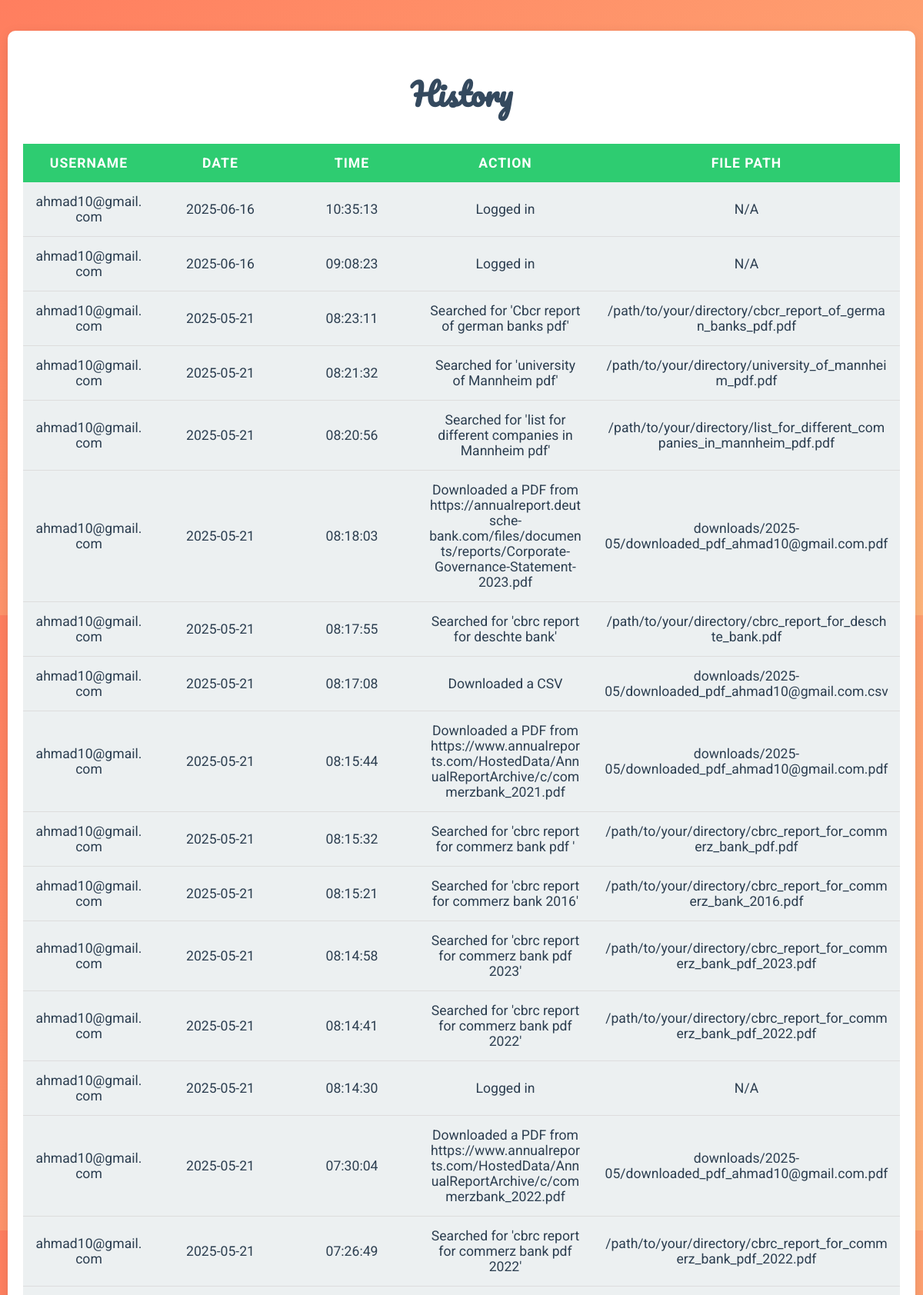
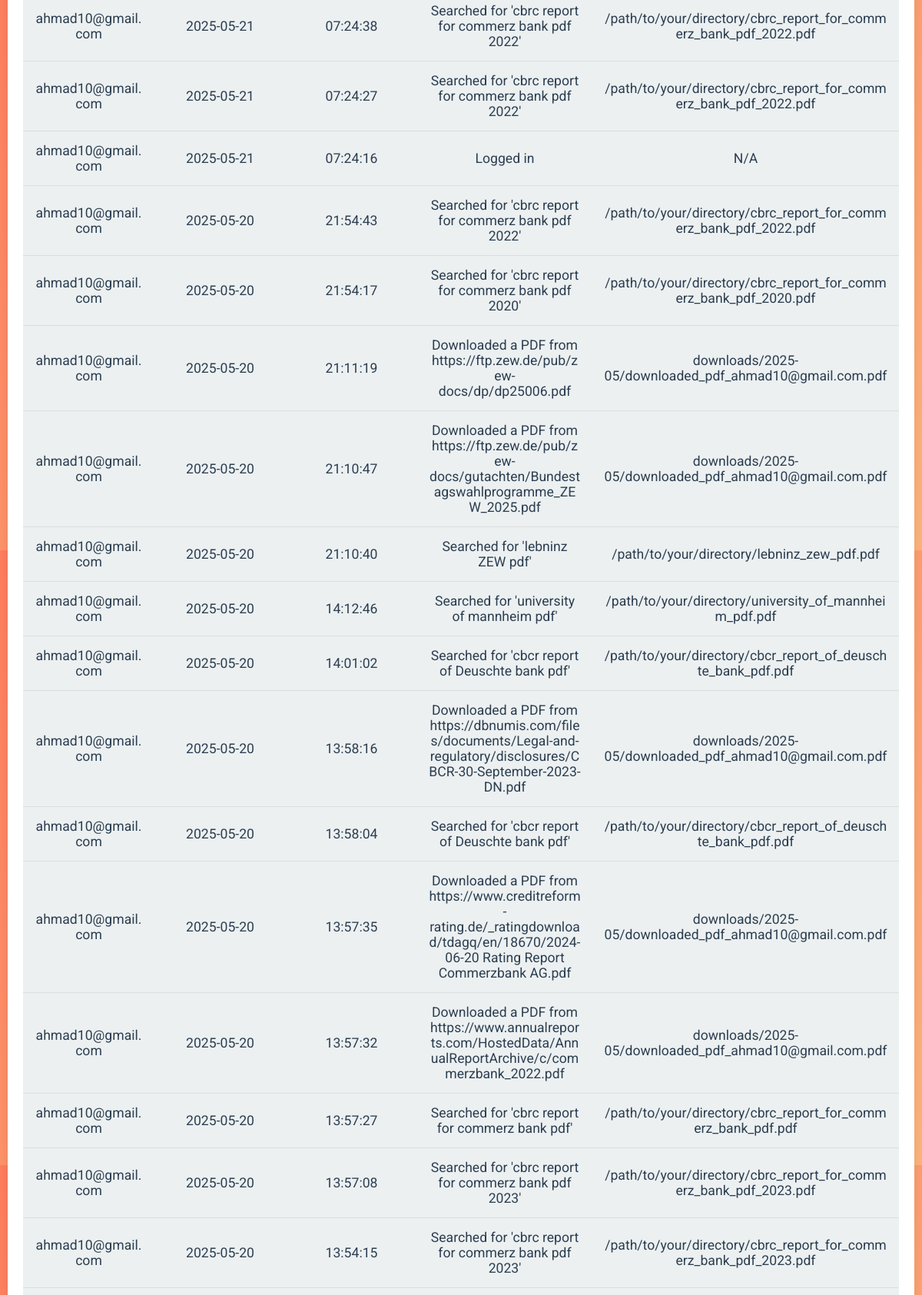
The page /history (signed in, upper part) on the database its author committed (2 pictures, top to bottom).
### models.py (models this page shows, shortened)
class History(db.Model):
    id = db.Column(db.Integer, primary_key=True)
    username = db.Column(db.String(80), nullable=False)
    date = db.Column(db.DateTime, default=datetime.utcnow)
    action = db.Column(db.String(255), nullable=False)
    file_path = db.Column(db.String(500), nullable=True)  # New column to store file path

### main.py (the view)
@app.route('/history', endpoint='history')
@login_required
def history_view():
    history_records = History.query.order_by(History.date.desc()).all()
    return render_template('history.html', history_records=history_records)

### main.py (called while the page is built)
@login_manager.user_loader
def load_user(user_id):
    return User.query.get(int(user_id))  # type: ignore

### templates/history.html (shortened to what this page needs)
<!DOCTYPE html>
<html lang="en">
<head>
</head>
<body>
  <div class="container">
    <h1>History</h1>
    <div class="table-container">
      <table>
        <colgroup>
          <col>
          <col>
          <col>
          <col>
          <col>
        </colgroup>
        <thead>
          <tr>
            <th>Username</th>
            <th>Date</th>
            <th>Time</th>
            <th>Action</th>
            <th>File Path</th>
          </tr>
        </thead>
        <tbody>
          {% for record in history_records %}
            <tr>
              <td>{{ record.username }}</td>
              <td>{{ record.date.strftime('%Y-%m-%d') }}</td>
              <td>{{ record.date.strftime('%H:%M:%S') }}</td>
              <td>{{ record.action }}</td>
              <td>
                {% if record.file_path %}
                  {{ record.file_path }}
                {% else %}
                  N/A
                {% endif %}
              </td>
            </tr>
          {% else %}
            <tr>
              <td colspan="5">No history records found.</td>
            </tr>
          {% endfor %}
        </tbody>
      </table>
    </div>
  </div>
</body>
</html>

### templates/history.html (style rules this page uses)
body { font-family: 'Roboto', sans-serif; margin: 0; padding: 0; background: linear-gradient(135deg, #ff7e5f, #feb47b); color: #333; }
.container { max-width: 1200px; width: 95%; margin: 40px auto; padding: 20px; background: #fff; border-radius: 10px; box-shadow: 0 4px 15px rgba(0, 0, 0, 0.1); }
h1 { text-align: center; font-family: 'Pacifico', cursive; font-size: 2.5rem; color: #34495e; margin-bottom: 30px; }
.table-container { overflow-x: auto; margin-top: 20px; }
table { width: 100%; border-collapse: collapse; margin-bottom: 20px; table-layout: fixed; }
colgroup col:nth-child(1) { width: 15%; }
colgroup col:nth-child(2) { width: 15%; }
colgroup col:nth-child(3) { width: 15%; }
colgroup col:nth-child(4) { width: 20%; }
colgroup col:nth-child(5) { width: 35%; }
table th, table td { padding: 15px; text-align: center; font-size: 1.1rem; word-wrap: break-word; overflow-wrap: break-word; }
table th { background-color: #2ecc71; color: #fff; text-transform: uppercase; letter-spacing: 1px; }
table td { background-color: #ecf0f1; color: #2c3e50; border-bottom: 1px solid #ddd; }

### rows shown on the page
History: username "ahmad10@gmail.com", date "2025-06-16", date "10:35:13", action "Logged in", shows "N/A"
History: username "ahmad10@gmail.com", date "2025-06-16", date "09:08:23", action "Logged in", shows "N/A"
History: username "ahmad10@gmail.com", date "2025-05-21", date "08:23:11", action "Searched for 'Cbcr report of german banks pdf'", file_path "/path/to/your/directory/cbcr_report_of_german_banks_pdf.pdf"
History: username "ahmad10@gmail.com", date "2025-05-21", date "08:21:32", action "Searched for 'university of Mannheim pdf'", file_path "/path/to/your/directory/university_of_mannheim_pdf.pdf"
History: username "ahmad10@gmail.com", date "2025-05-21", date "08:20:56", action "Searched for 'list for different companies in Mannheim pdf'", file_path "/path/to/your/directory/list_for_different_companies_in_mannheim_pdf.pdf"
History: username "ahmad10@gmail.com", date "2025-05-21", date "08:18:03", action "Downloaded a PDF from https://annualreport.deutsche-bank.com/files/documents/reports/Corporate-Governance-Statement-2023.pdf", file_path "downloads/2025-05/downloaded_pdf_ahmad10@gmail.com.pdf"
History: username "ahmad10@gmail.com", date "2025-05-21", date "08:17:55", action "Searched for 'cbrc report for deschte bank'", file_path "/path/to/your/directory/cbrc_report_for_deschte_bank.pdf"
History: username "ahmad10@gmail.com", date "2025-05-21", date "08:17:08", action "Downloaded a CSV", file_path "downloads/2025-05/downloaded_pdf_ahmad10@gmail.com.csv"
History: username "ahmad10@gmail.com", date "2025-05-21", date "08:15:44", action "Downloaded a PDF from https://www.annualreports.com/HostedData/AnnualReportArchive/c/commerzbank_2021.pdf", file_path "downloads/2025-05/downloaded_pdf_ahmad10@gmail.com.pdf"
History: username "ahmad10@gmail.com", date "2025-05-21", date "08:15:32", action "Searched for 'cbrc report for commerz bank pdf '", file_path "/path/to/your/directory/cbrc_report_for_commerz_bank_pdf.pdf"
History: username "ahmad10@gmail.com", date "2025-05-21", date "08:15:21", action "Searched for 'cbrc report for commerz bank 2016'", file_path "/path/to/your/directory/cbrc_report_for_commerz_bank_2016.pdf"
History: username "ahmad10@gmail.com", date "2025-05-21", date "08:14:58", action "Searched for 'cbrc report for commerz bank pdf 2023'", file_path "/path/to/your/directory/cbrc_report_for_commerz_bank_pdf_2023.pdf"
History: username "ahmad10@gmail.com", date "2025-05-21", date "08:14:41", action "Searched for 'cbrc report for commerz bank pdf 2022'", file_path "/path/to/your/directory/cbrc_report_for_commerz_bank_pdf_2022.pdf"
History: username "ahmad10@gmail.com", date "2025-05-21", date "08:14:30", action "Logged in", shows "N/A"
History: username "ahmad10@gmail.com", date "2025-05-21", date "07:30:04", action "Downloaded a PDF from https://www.annualreports.com/HostedData/AnnualReportArchive/c/commerzbank_2022.pdf", file_path "downloads/2025-05/downloaded_pdf_ahmad10@gmail.com.pdf"
History: username "ahmad10@gmail.com", date "2025-05-21", date "07:26:49", action "Searched for 'cbrc report for commerz bank pdf 2022'", file_path "/path/to/your/directory/cbrc_report_for_commerz_bank_pdf_2022.pdf"
History: username "ahmad10@gmail.com", date "2025-05-21", date "07:24:38", action "Searched for 'cbrc report for commerz bank pdf 2022'", file_path "/path/to/your/directory/cbrc_report_for_commerz_bank_pdf_2022.pdf"
History: username "ahmad10@gmail.com", date "2025-05-21", date "07:24:27", action "Searched for 'cbrc report for commerz bank pdf 2022'", file_path "/path/to/your/directory/cbrc_report_for_commerz_bank_pdf_2022.pdf"
History: username "ahmad10@gmail.com", date "2025-05-21", date "07:24:16", action "Logged in", shows "N/A"
History: username "ahmad10@gmail.com", date "2025-05-20", date "21:54:43", action "Searched for 'cbrc report for commerz bank pdf 2022'", file_path "/path/to/your/directory/cbrc_report_for_commerz_bank_pdf_2022.pdf"
History: username "ahmad10@gmail.com", date "2025-05-20", date "21:54:17", action "Searched for 'cbrc report for commerz bank pdf 2020'", file_path "/path/to/your/directory/cbrc_report_for_commerz_bank_pdf_2020.pdf"
History: username "ahmad10@gmail.com", date "2025-05-20", date "21:11:19", action "Downloaded a PDF from https://ftp.zew.de/pub/zew-docs/dp/dp25006.pdf", file_path "downloads/2025-05/downloaded_pdf_ahmad10@gmail.com.pdf"
History: username "ahmad10@gmail.com", date "2025-05-20", date "21:10:47", action "Downloaded a PDF from https://ftp.zew.de/pub/zew-docs/gutachten/Bundestagswahlprogramme_ZEW_2025.pdf", file_path "downloads/2025-05/downloaded_pdf_ahmad10@gmail.com.pdf"
History: username "ahmad10@gmail.com", date "2025-05-20", date "21:10:40", action "Searched for 'lebninz ZEW pdf'", file_path "/path/to/your/directory/lebninz_zew_pdf.pdf"
History: username "ahmad10@gmail.com", date "2025-05-20", date "14:12:46", action "Searched for 'university of mannheim pdf'", file_path "/path/to/your/directory/university_of_mannheim_pdf.pdf"
History: username "ahmad10@gmail.com", date "2025-05-20", date "14:01:02", action "Searched for 'cbcr report of Deuschte bank pdf'", file_path "/path/to/your/directory/cbcr_report_of_deuschte_bank_pdf.pdf"
History: username "ahmad10@gmail.com", date "2025-05-20", date "13:58:16", action "Downloaded a PDF from https://dbnumis.com/files/documents/Legal-and-regulatory/disclosures/CBCR-30-September-2023-DN.pdf", file_path "downloads/2025-05/downloaded_pdf_ahmad10@gmail.com.pdf"
History: username "ahmad10@gmail.com", date "2025-05-20", date "13:58:04", action "Searched for 'cbcr report of Deuschte bank pdf'", file_path "/path/to/your/directory/cbcr_report_of_deuschte_bank_pdf.pdf"
History: username "ahmad10@gmail.com", date "2025-05-20", date "13:57:35", action "Downloaded a PDF from https://www.creditreform-rating.de/_ratingdownload/tdagq/en/18670/2024-06-20 Rating Report Commerzbank AG.pdf", file_path "downloads/2025-05/downloaded_pdf_ahmad10@gmail.com.pdf"
History: username "ahmad10@gmail.com", date "2025-05-20", date "13:57:32", action "Downloaded a PDF from https://www.annualreports.com/HostedData/AnnualReportArchive/c/commerzbank_2022.pdf", file_path "downloads/2025-05/downloaded_pdf_ahmad10@gmail.com.pdf"
History: username "ahmad10@gmail.com", date "2025-05-20", date "13:57:27", action "Searched for 'cbrc report for commerz bank pdf'", file_path "/path/to/your/directory/cbrc_report_for_commerz_bank_pdf.pdf"
History: username "ahmad10@gmail.com", date "2025-05-20", date "13:57:08", action "Searched for 'cbrc report for commerz bank pdf 2023'", file_path "/path/to/your/directory/cbrc_report_for_commerz_bank_pdf_2023.pdf"
History: username "ahmad10@gmail.com", date "2025-05-20", date "13:54:15", action "Searched for 'cbrc report for commerz bank pdf 2023'", file_path "/path/to/your/directory/cbrc_report_for_commerz_bank_pdf_2023.pdf"
